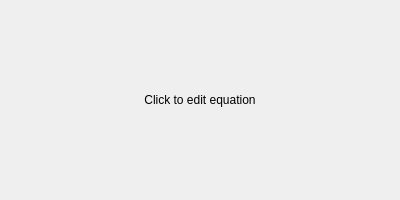
<?xml version="1.0" encoding="UTF-8"?>
<ui version="4.0">
 <class>Form</class>
 <widget class="QWidget" name="Form">
  <property name="geometry">
   <rect>
    <x>0</x>
    <y>0</y>
    <width>400</width>
    <height>200</height>
   </rect>
  </property>
  <property name="windowTitle">
   <string>Form</string>
  </property>
  <layout class="QVBoxLayout" name="verticalLayout">
   <property name="spacing">
    <number>0</number>
   </property>
   <property name="leftMargin">
    <number>0</number>
   </property>
   <property name="topMargin">
    <number>0</number>
   </property>
   <property name="rightMargin">
    <number>0</number>
   </property>
   <property name="bottomMargin">
    <number>0</number>
   </property>
   <item>
    <widget class="QPushButton" name="previewButton">
     <property name="text">
      <string>Click to edit equation</string>
     </property>
     <property name="flat">
      <bool>true</bool>
     </property>
    </widget>
   </item>
  </layout>
 </widget>
 <resources/>
 <connections/>
</ui>
